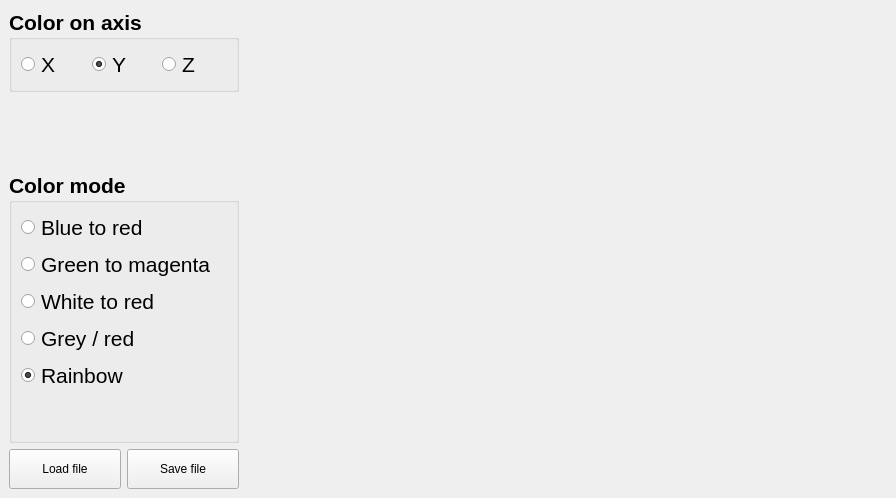
<?xml version="1.0" encoding="UTF-8"?>
<ui version="4.0">
 <class>PCLViewer</class>
 <widget class="QMainWindow" name="PCLViewer">
  <property name="windowModality">
   <enum>Qt::NonModal</enum>
  </property>
  <property name="geometry">
   <rect>
    <x>0</x>
    <y>0</y>
    <width>896</width>
    <height>498</height>
   </rect>
  </property>
  <property name="minimumSize">
   <size>
    <width>0</width>
    <height>0</height>
   </size>
  </property>
  <property name="maximumSize">
   <size>
    <width>5000</width>
    <height>5000</height>
   </size>
  </property>
  <property name="windowTitle">
   <string>PCLViewer</string>
  </property>
  <widget class="QWidget" name="centralwidget">
   <layout class="QHBoxLayout" name="horizontalLayout_3">
    <item>
     <layout class="QVBoxLayout" name="verticalLayout_2">
      <item>
       <widget class="QGroupBox" name="groupBox_Axis">
        <property name="sizePolicy">
         <sizepolicy hsizetype="Preferred" vsizetype="Preferred">
          <horstretch>0</horstretch>
          <verstretch>0</verstretch>
         </sizepolicy>
        </property>
        <property name="minimumSize">
         <size>
          <width>180</width>
          <height>60</height>
         </size>
        </property>
        <property name="font">
         <font>
          <pointsize>16</pointsize>
          <weight>75</weight>
          <bold>true</bold>
         </font>
        </property>
        <property name="title">
         <string>Color on axis</string>
        </property>
        <layout class="QHBoxLayout" name="horizontalLayout_2">
         <item>
          <widget class="QRadioButton" name="radioButton_x">
           <property name="font">
            <font>
             <pointsize>16</pointsize>
             <weight>50</weight>
             <bold>false</bold>
            </font>
           </property>
           <property name="text">
            <string>X</string>
           </property>
           <property name="checked">
            <bool>false</bool>
           </property>
          </widget>
         </item>
         <item>
          <widget class="QRadioButton" name="radioButton_y">
           <property name="font">
            <font>
             <pointsize>16</pointsize>
             <weight>50</weight>
             <bold>false</bold>
            </font>
           </property>
           <property name="text">
            <string>Y</string>
           </property>
           <property name="checked">
            <bool>true</bool>
           </property>
          </widget>
         </item>
         <item>
          <widget class="QRadioButton" name="radioButton_z">
           <property name="font">
            <font>
             <pointsize>16</pointsize>
             <weight>50</weight>
             <bold>false</bold>
            </font>
           </property>
           <property name="text">
            <string>Z</string>
           </property>
           <property name="checked">
            <bool>false</bool>
           </property>
          </widget>
         </item>
        </layout>
       </widget>
      </item>
      <item>
       <spacer name="verticalSpacer">
        <property name="orientation">
         <enum>Qt::Vertical</enum>
        </property>
        <property name="sizeHint" stdset="0">
         <size>
          <width>20</width>
          <height>40</height>
         </size>
        </property>
       </spacer>
      </item>
      <item>
       <widget class="QGroupBox" name="groupBox_ColorMode">
        <property name="sizePolicy">
         <sizepolicy hsizetype="Expanding" vsizetype="Expanding">
          <horstretch>0</horstretch>
          <verstretch>0</verstretch>
         </sizepolicy>
        </property>
        <property name="minimumSize">
         <size>
          <width>230</width>
          <height>180</height>
         </size>
        </property>
        <property name="font">
         <font>
          <pointsize>16</pointsize>
          <weight>75</weight>
          <bold>true</bold>
         </font>
        </property>
        <property name="title">
         <string>Color mode</string>
        </property>
        <layout class="QVBoxLayout" name="verticalLayout">
         <item>
          <widget class="QRadioButton" name="radioButton_BlueRed">
           <property name="font">
            <font>
             <pointsize>16</pointsize>
             <weight>50</weight>
             <bold>false</bold>
            </font>
           </property>
           <property name="text">
            <string>Blue to red</string>
           </property>
          </widget>
         </item>
         <item>
          <widget class="QRadioButton" name="radioButton_GreenMagenta">
           <property name="font">
            <font>
             <pointsize>16</pointsize>
             <weight>50</weight>
             <bold>false</bold>
            </font>
           </property>
           <property name="text">
            <string>Green to magenta</string>
           </property>
          </widget>
         </item>
         <item>
          <widget class="QRadioButton" name="radioButton_WhiteRed">
           <property name="font">
            <font>
             <pointsize>16</pointsize>
             <weight>50</weight>
             <bold>false</bold>
            </font>
           </property>
           <property name="text">
            <string>White to red</string>
           </property>
          </widget>
         </item>
         <item>
          <widget class="QRadioButton" name="radioButton_GreyRed">
           <property name="font">
            <font>
             <pointsize>16</pointsize>
             <weight>50</weight>
             <bold>false</bold>
            </font>
           </property>
           <property name="text">
            <string>Grey / red</string>
           </property>
          </widget>
         </item>
         <item>
          <widget class="QRadioButton" name="radioButton_Rainbow">
           <property name="font">
            <font>
             <pointsize>16</pointsize>
             <weight>50</weight>
             <bold>false</bold>
            </font>
           </property>
           <property name="text">
            <string>Rainbow</string>
           </property>
           <property name="checked">
            <bool>true</bool>
           </property>
          </widget>
         </item>
         <item>
          <spacer name="verticalSpacer_3">
           <property name="orientation">
            <enum>Qt::Vertical</enum>
           </property>
           <property name="sizeHint" stdset="0">
            <size>
             <width>20</width>
             <height>40</height>
            </size>
           </property>
          </spacer>
         </item>
        </layout>
       </widget>
      </item>
      <item>
       <layout class="QHBoxLayout" name="horizontalLayout">
        <item>
         <widget class="QPushButton" name="pushButton_load">
          <property name="minimumSize">
           <size>
            <width>50</width>
            <height>40</height>
           </size>
          </property>
          <property name="text">
           <string>Load file</string>
          </property>
         </widget>
        </item>
        <item>
         <widget class="QPushButton" name="pushButton_save">
          <property name="minimumSize">
           <size>
            <width>50</width>
            <height>40</height>
           </size>
          </property>
          <property name="text">
           <string>Save file</string>
          </property>
         </widget>
        </item>
       </layout>
      </item>
     </layout>
    </item>
    <item>
     <widget class="QVTKWidget" name="qvtkWidget" native="true">
      <property name="sizePolicy">
       <sizepolicy hsizetype="Expanding" vsizetype="Expanding">
        <horstretch>50</horstretch>
        <verstretch>0</verstretch>
       </sizepolicy>
      </property>
      <property name="minimumSize">
       <size>
        <width>640</width>
        <height>480</height>
       </size>
      </property>
     </widget>
    </item>
   </layout>
  </widget>
 </widget>
 <customwidgets>
  <customwidget>
   <class>QVTKWidget</class>
   <extends>QWidget</extends>
   <header>QVTKWidget.h</header>
  </customwidget>
 </customwidgets>
 <tabstops>
  <tabstop>pushButton_load</tabstop>
  <tabstop>radioButton_z</tabstop>
 </tabstops>
 <resources/>
 <connections/>
</ui>
